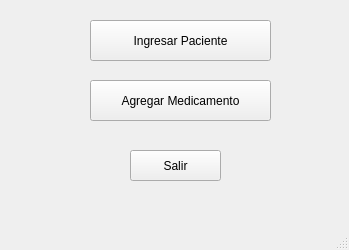
<?xml version="1.0" encoding="UTF-8"?>
<ui version="4.0">
 <class>MainWindow</class>
 <widget class="QMainWindow" name="MainWindow">
  <property name="geometry">
   <rect>
    <x>0</x>
    <y>0</y>
    <width>349</width>
    <height>250</height>
   </rect>
  </property>
  <property name="windowTitle">
   <string>MainWindow</string>
  </property>
  <widget class="QWidget" name="centralwidget">
   <widget class="QPushButton" name="pushButton">
    <property name="geometry">
     <rect>
      <x>90</x>
      <y>20</y>
      <width>181</width>
      <height>41</height>
     </rect>
    </property>
    <property name="text">
     <string>Ingresar Paciente</string>
    </property>
   </widget>
   <widget class="QPushButton" name="pushButton_3">
    <property name="geometry">
     <rect>
      <x>130</x>
      <y>150</y>
      <width>91</width>
      <height>31</height>
     </rect>
    </property>
    <property name="text">
     <string>Salir</string>
    </property>
   </widget>
   <widget class="QPushButton" name="pushButton_2">
    <property name="geometry">
     <rect>
      <x>90</x>
      <y>80</y>
      <width>181</width>
      <height>41</height>
     </rect>
    </property>
    <property name="text">
     <string>Agregar Medicamento</string>
    </property>
   </widget>
  </widget>
  <widget class="QMenuBar" name="menubar">
   <property name="geometry">
    <rect>
     <x>0</x>
     <y>0</y>
     <width>349</width>
     <height>21</height>
    </rect>
   </property>
  </widget>
  <widget class="QStatusBar" name="statusbar"/>
 </widget>
 <resources/>
 <connections/>
</ui>
